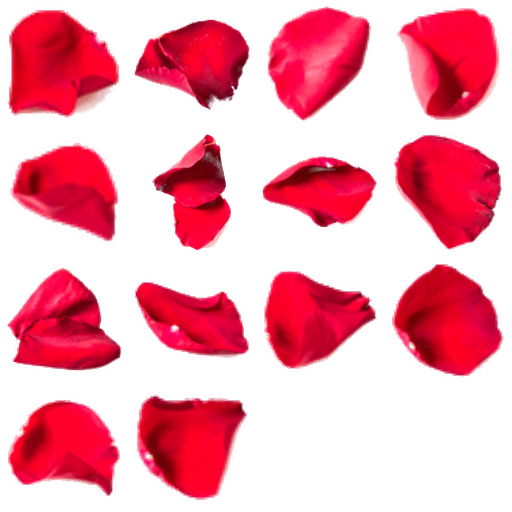
#> input picture day23/img/petals.png, 512 x 512 px
$ python petals.py ../img/petals.png
#> lines starting #> are read from the running program, lines starting #| are printed output that depends on the picture; after the words box and inside, x2 and y2 are one past the last pixel; in counts of white or black regions, pixels touching at a corner belong together
# Builds img/petals.png and js/petalatlas.js, an atlas of red rose petals,
# from the CC0 photo "Rose Petals" on StockSnap
# (https://stocksnap.io/photo/rose-petals-BYUXDXPT0I, 960 px version:
# https://cdn.stocksnap.io/img-thumbs/960w/BYUXDXPT0I.jpg).
#
# Usage: python tools/petals.py <photo.jpg>
# Petals are red on a white table: they are cut out by their redness (the
# grey shadows on the table stay out), petals touching the photo border are
# skipped, and each one is scaled into a CELL x CELL square of a grid.
# A normal map is derived from the brightness of the photo (the light on the
# folds and veins of the petal), packed the same way.
import sys, os, io, base64
import numpy as np
from PIL import Image
from scipy import ndimage

CELL = 128
ROOT = os.path.join(os.path.dirname(__file__), '..')
OUT = os.path.join(ROOT, 'img', 'petals.png')
OUT_N = os.path.join(ROOT, 'img', 'petals_n.png')
OUT_JS = os.path.join(ROOT, 'js', 'petalatlas.js')


def main():
    if len(sys.argv) < 2:
        print('usage: petals.py <photo.jpg>')
        sys.exit(1)
    img = Image.open(sys.argv[1]).convert('RGB')
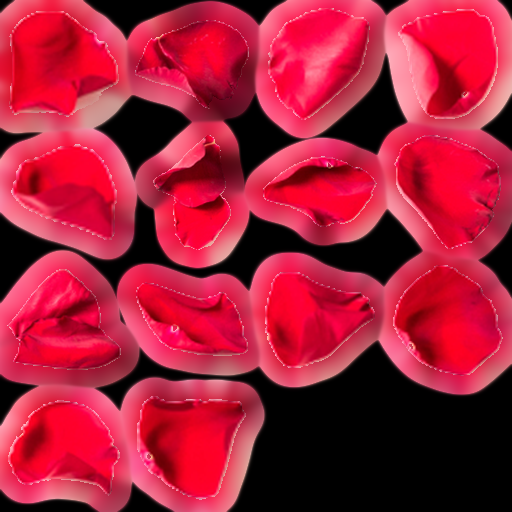
#> img: PIL image 512x512 RGB; mean R, G, B 164.2, 29.9, 56.8
    a = np.asarray(img).astype(np.float32)
    red = a[:, :, 0] - (a[:, :, 1] + a[:, :, 2]) / 2         # redness
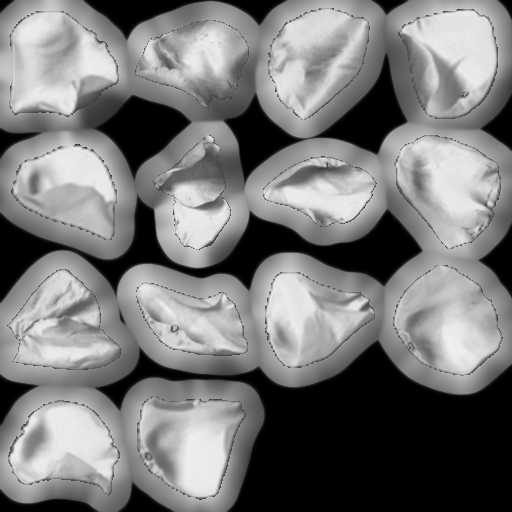
#> red: shape (512, 512) float32; min 0, max 240, mean 120.8
    alpha = np.clip((red - 40) / 50, 0, 1)                     # soft edge
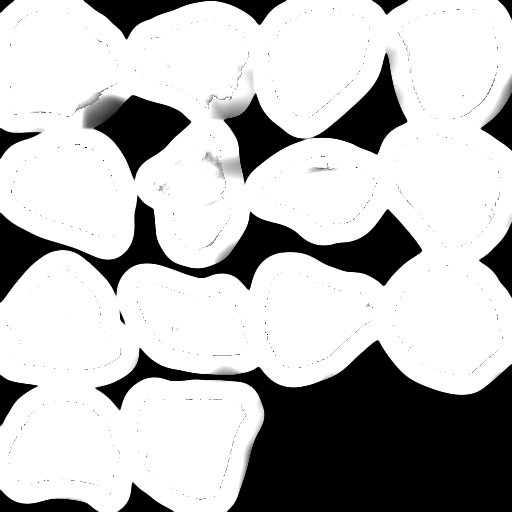
#> alpha: shape (512, 512) float32; min 0, max 1, mean 0.736
    mask = ndimage.binary_opening(alpha > 0.5, iterations=1)
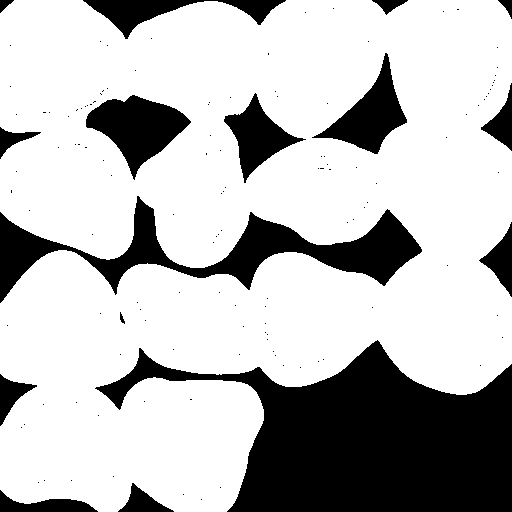
#> mask: shape (512, 512) bool; 73.9% white; 137 black regions (121 under 20 px), largest, box (x1, y1, x2, y2) and area: (95, 340, 512, 512) 37367, (0, 196, 422, 303) 12363, (86, 95, 191, 180) 4394
    labels, n = ndimage.label(mask)
#> n = 1
    H, W = mask.shape
#> H = 512; W = 512
    petals = []
    for i, sl in enumerate(ndimage.find_objects(labels), 1):
        y0, y1, x0, x1 = sl[0].start, sl[0].stop, sl[1].start, sl[1].stop
        if (y1 - y0) * (x1 - x0) < 600:
            continue
        if y0 <= 1 or x0 <= 1 or y1 >= H - 1 or x1 >= W - 1:
            continue                                            # cut by the photo edge
        pad = 3
        y0, x0 = max(0, y0 - pad), max(0, x0 - pad)
        y1, x1 = min(H, y1 + pad), min(W, x1 + pad)
        own = ndimage.binary_dilation(labels[y0:y1, x0:x1] == i, iterations=pad)
        rgba = np.zeros((y1 - y0, x1 - x0, 4), np.uint8)
        rgba[:, :, :3] = a[y0:y1, x0:x1]
        rgba[:, :, 3] = (alpha[y0:y1, x0:x1] * own * 255).astype(np.uint8)
        petals.append(Image.fromarray(rgba))
#> this loop made 1 pass
#> (i, y0, y1, x0, x1) on pass 1: (1, 0, 512, 0, 512)
#> after the loop, petals = []
    cols = int(np.ceil(np.sqrt(len(petals))))
#> cols = 0
#> (the run stopped early here; a loop or call above may not have finished)
